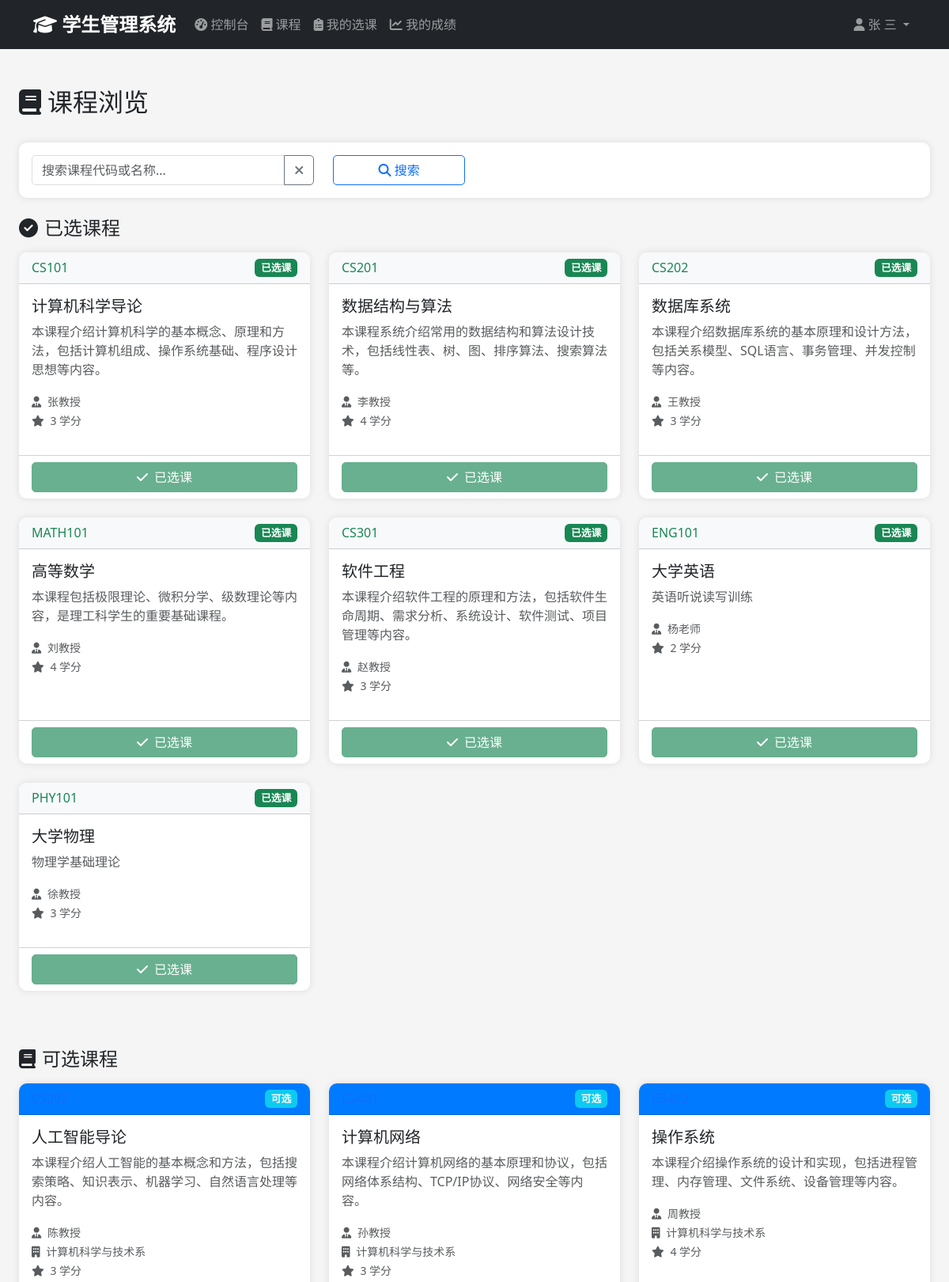
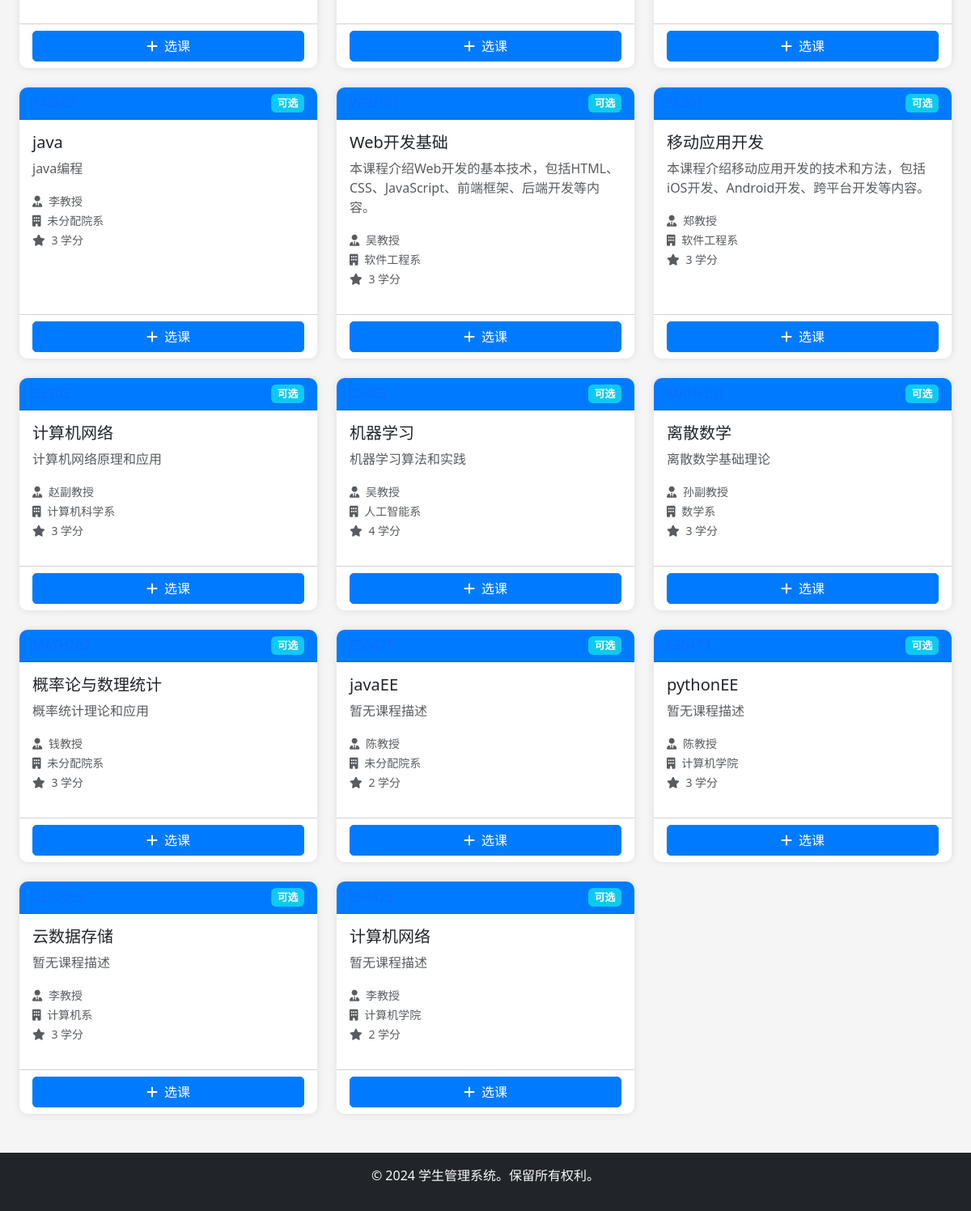
Page /student/courses (signed in) on the committed database (2 pictures, top to bottom).
### app/models/user.py (models this page shows, shortened)
class User(UserMixin, db.Model):
    __tablename__ = 'users'
    id = db.Column(db.Integer, primary_key=True)
    username = db.Column(db.String(50), unique=True, nullable=False)
    email = db.Column(db.String(100), unique=True, nullable=False)
    password_hash = db.Column(db.String(255), nullable=False)
    full_name = db.Column(db.String(100), nullable=False)
    phone = db.Column(db.String(20))
    role = db.Column(db.Enum('admin', 'student', name='user_role'), nullable=False, default='student')
    is_active = db.Column(db.Boolean, default=True)
    created_at = db.Column(db.DateTime, default=datetime.utcnow)
    updated_at = db.Column(db.DateTime, default=datetime.utcnow, onupdate=datetime.utcnow)
    administrator = db.relationship('Administrator', backref='user', uselist=False, cascade='all, delete-orphan')
    def is_admin(self):
        return self.role == 'admin'

### app/models/course.py (models this page shows, shortened)
class Course(db.Model):
    __tablename__ = 'courses'
    id = db.Column(db.Integer, primary_key=True)
    course_code = db.Column(db.String(20), unique=True, nullable=False)
    course_name = db.Column(db.String(100), nullable=False)
    description = db.Column(db.Text)
    credits = db.Column(db.Integer, nullable=False, default=3)
    department = db.Column(db.String(100))
    instructor = db.Column(db.String(100))
    created_at = db.Column(db.DateTime, default=datetime.utcnow)
    updated_at = db.Column(db.DateTime, default=datetime.utcnow, onupdate=datetime.utcnow)
    enrollments = db.relationship('Enrollment', backref='course', lazy='dynamic', cascade='all, delete-orphan')

### app/views/student.py (the view, shortened to what this page needs)
@student_bp.route('/courses')
@login_required
@student_only
def courses():
    student = Student.query.filter_by(email=current_user.email).first()
    if not student:
        flash('未找到学生记录。请联系管理员。', 'error')
        return redirect(url_for('student.dashboard'))
    search_term = request.args.get('search', '').strip()
    query = Course.query
    all_courses = query.all()
    enrolled_course_ids = [e.course_id for e in Enrollment.query.filter_by(student_id=student.id).all()]
    available_courses = [c for c in all_courses if c.id not in enrolled_course_ids]
    enrolled_courses = [c for c in all_courses if c.id in enrolled_course_ids]
    return render_template('student/courses.html',
                         available_courses=available_courses,
                         enrolled_courses=enrolled_courses,
                         search_term=search_term)

### app/views/student.py (called while the page is built)
def student_only(f):
    @wraps(f)
    def decorated_function(*args, **kwargs):
        if not current_user.is_authenticated or current_user.is_admin():
            flash('访问被拒绝。需要学生权限。', 'error')
            return redirect(url_for('auth.login'))
        return f(*args, **kwargs)
    return decorated_function

### app/templates/student/courses.html (shortened to what this page needs)
{% extends "base.html" %}
{% block content %}
<div class="container-fluid mt-4">
    <div class="d-flex justify-content-between align-items-center mb-4">
        <h2>
            <i class="fas fa-book me-2"></i>课程浏览
        </h2>
    </div>
    <div class="card mb-4">
        <div class="card-body">
            <form method="GET" action="{{ url_for('student.courses') }}" id="searchForm">
                <div class="row">
                    <div class="col-md-4">
                        <div class="input-group">
                            <input type="text" class="form-control" name="search" id="searchInput"
                                   placeholder="搜索课程代码或名称..."
                                   value="{{ request.args.get('search', '') or search_term or '' }}">
                            <button class="btn btn-outline-secondary" type="button" id="clearSearch" title="清空搜索">
                                <i class="fas fa-times"></i>
                            </button>
                        </div>
                    </div>
                    <div class="col-md-2">
                        <button type="submit" class="btn btn-outline-primary w-100">
                            <i class="fas fa-search"></i> 搜索
                        </button>
                    </div>
                </div>
            </form>
        </div>
    </div>
    {% if enrolled_courses %}
    <div class="mb-5" id="enrolledCoursesSection">
        <h4 class="mb-3">
            <i class="fas fa-check-circle me-2"></i>已选课程
        </h4>
        <div class="row">
            {% for course in enrolled_courses %}
            <div class="col-md-6 col-lg-4 mb-4">
                <div class="card h-100 border-success">
                    <div class="card-header d-flex justify-content-between align-items-center bg-light">
                        <h6 class="mb-0 text-success">{{ course.course_code }}</h6>
                        <span class="badge bg-success">已选课</span>
                    </div>
                    <div class="card-body">
                        <h5 class="card-title">{{ course.course_name }}</h5>
                        <p class="card-text text-muted">
                            {% if course.description %}
                                {{ course.description[:100] }}{% if course.description|length > 100 %}...{% endif %}
                            {% else %}
                                暂无课程描述
                            {% endif %}
                        </p>
                        <div class="mb-3">
                            <small class="text-muted">
                                <i class="fas fa-user-tie me-1"></i> {{ course.instructor or '未分配' }}
                            </small><br>
                            <small class="text-muted">
                                <i class="fas fa-star me-1"></i> {{ course.credits }} 学分
                            </small>
                        </div>
                    </div>
                    <div class="card-footer bg-transparent">
                        <button class="btn btn-success w-100" disabled>
                            <i class="fas fa-check me-2"></i>已选课
                        </button>
                    </div>
                </div>
            </div>
            {% endfor %}
        </div>
    </div>
    {% else %}
    <div class="mb-5" id="enrolledCoursesSection">
    </div>
    {% endif %}
    <div id="availableCoursesSection">
        <h4 class="mb-3">
            <i class="fas fa-book me-2"></i>可选课程
        </h4>
        <div class="row">
            {% if available_courses %}
                {% for course in available_courses %}
                <div class="col-md-6 col-lg-4 mb-4">
                    <div class="card h-100">
                        <div class="card-header d-flex justify-content-between align-items-center">
                            <h6 class="mb-0 text-primary">{{ course.course_code }}</h6>
                            <span class="badge bg-info">可选</span>
                        </div>
                        <div class="card-body">
                            <h5 class="card-title">{{ course.course_name }}</h5>
                            <p class="card-text text-muted">
                                {% if course.description %}
                                    {{ course.description[:100] }}{% if course.description|length > 100 %}...{% endif %}
                                {% else %}
                                    暂无课程描述
                                {% endif %}
                            </p>
                            <div class="mb-3">
                                <small class="text-muted">
                                    <i class="fas fa-user-tie me-1"></i> {{ course.instructor or '未分配' }}
                                </small><br>
                                <small class="text-muted">
                                    <i class="fas fa-building me-1"></i> {{ course.department or '未分配院系' }}
                                </small><br>
                                <small class="text-muted">
                                    <i class="fas fa-star me-1"></i> {{ course.credits }} 学分
                                </small>
                            </div>
                        </div>
                        <div class="card-footer bg-transparent">
                            <button type="button" class="btn btn-primary w-100 enroll-course"
                                    data-course-id="{{ course.id }}" data-course-name="{{ course.course_name }}"
                                    onclick="confirmEnroll({{ course.id }})">
                                <i class="fas fa-plus me-2"></i>选课
                            </button>
                        </div>
                    </div>
                </div>
                {% endfor %}
            {% endif %}
        </div>
    </div>
</div>
{% endblock %}

### app/templates/base.html (shortened to what this page needs)
<!DOCTYPE html>
<html lang="zh-CN">
<head>
    <link href="https://cdn.jsdelivr.net/npm/bootstrap@5.3.0/dist/css/bootstrap.min.css" rel="stylesheet">
    <link href="https://cdnjs.cloudflare.com/ajax/libs/font-awesome/6.4.0/css/all.min.css" rel="stylesheet">
    <link href="{{ url_for('static', filename='css/style.css') }}" rel="stylesheet">
</head>
<body>
    {% if current_user.is_authenticated %}
    <nav class="navbar navbar-expand-lg navbar-dark bg-dark">
        <div class="container">
            <a class="navbar-brand" href="{{ url_for('main.dashboard') }}">
                <i class="fas fa-graduation-cap"></i> 学生管理系统
            </a>
            <div class="collapse navbar-collapse" id="navbarNav">
                <ul class="navbar-nav me-auto">
                    {% if current_user.is_admin() %}
                    <li class="nav-item">
                        <a class="nav-link" href="{{ url_for('admin.dashboard') }}">
                            <i class="fas fa-tachometer-alt"></i> 控制台
                        </a>
                    </li>
                    <li class="nav-item dropdown">
                        <a class="nav-link dropdown-toggle" href="#" data-bs-toggle="dropdown">
                            <i class="fas fa-users"></i> 用户
                        </a>
                        <ul class="dropdown-menu">
                            <li><a class="dropdown-item" href="{{ url_for('admin.users') }}">所有用户</a></li>
                            <li><a class="dropdown-item" href="{{ url_for('admin.create_user') }}">创建用户</a></li>
                        </ul>
                    </li>
                    <li class="nav-item dropdown">
                        <a class="nav-link dropdown-toggle" href="#" data-bs-toggle="dropdown">
                            <i class="fas fa-user-graduate"></i> 学生
                        </a>
                        <ul class="dropdown-menu">
                            <li><a class="dropdown-item" href="{{ url_for('admin.students') }}">所有学生</a></li>
                            <li><a class="dropdown-item" href="{{ url_for('admin.create_student') }}">添加学生</a></li>
                        </ul>
                    </li>
                    <li class="nav-item dropdown">
                        <a class="nav-link dropdown-toggle" href="#" data-bs-toggle="dropdown">
                            <i class="fas fa-book"></i> 课程
                        </a>
                        <ul class="dropdown-menu">
                            <li><a class="dropdown-item" href="{{ url_for('admin.courses') }}">所有课程</a></li>
                            <li><a class="dropdown-item" href="{{ url_for('admin.create_course') }}">添加课程</a></li>
                        </ul>
                    </li>
                    <li class="nav-item dropdown">
                        <a class="nav-link dropdown-toggle" href="#" data-bs-toggle="dropdown">
                            <i class="fas fa-clipboard-list"></i> 选课
                        </a>
                        <ul class="dropdown-menu">
                            <li><a class="dropdown-item" href="{{ url_for('admin.enrollments') }}">所有选课</a></li>
                            <li><a class="dropdown-item" href="{{ url_for('admin.create_enrollment') }}">添加选课</a></li>
                        </ul>
                    </li>
                    <li class="nav-item dropdown">
                        <a class="nav-link dropdown-toggle" href="#" data-bs-toggle="dropdown">
                            <i class="fas fa-chart-line"></i> 成绩
                        </a>
                        <ul class="dropdown-menu">
                            <li><a class="dropdown-item" href="{{ url_for('admin.grades') }}">成绩列表</a></li>
                            <li><a class="dropdown-item" href="{{ url_for('admin.record_grade') }}">录入成绩</a></li>
                        </ul>
                    </li>
                    {% else %}
                    <li class="nav-item">
                        <a class="nav-link" href="{{ url_for('student.dashboard') }}">
                            <i class="fas fa-tachometer-alt"></i> 控制台
                        </a>
                    </li>
                    <li class="nav-item">
                        <a class="nav-link" href="{{ url_for('student.courses') }}">
                            <i class="fas fa-book"></i> 课程
                        </a>
                    </li>
                    <li class="nav-item">
                        <a class="nav-link" href="{{ url_for('student.enrollments') }}">
                            <i class="fas fa-clipboard-list"></i> 我的选课
                        </a>
                    </li>
                    <li class="nav-item">
                        <a class="nav-link" href="{{ url_for('student.grades') }}">
                            <i class="fas fa-chart-line"></i> 我的成绩
                        </a>
                    </li>
                    {% endif %}
                </ul>
                <ul class="navbar-nav">
                    <li class="nav-item dropdown">
                        <a class="nav-link dropdown-toggle" href="#" data-bs-toggle="dropdown">
                            <i class="fas fa-user"></i> {{ current_user.full_name }}
                        </a>
                    </li>
                </ul>
            </div>
        </div>
    </nav>
    {% endif %}
    <main class="container-fluid py-4">
        {% block content %}{% endblock %}
    </main>
    <footer class="bg-dark text-light text-center py-3 mt-auto">
        <div class="container">
            <p>&copy; 2024 学生管理系统。保留所有权利。</p>
        </div>
    </footer>
</body>
</html>

### app/static/css/style.css (style rules this page uses)
:root { --primary-color: #007bff; --secondary-color: #6c757d; --success-color: #28a745; --danger-color: #dc3545; --warning-color: #ffc107; --info-color: #17a2b8; --dark-color: #343a40; --light-color: #f8f9fa; }
body { min-height: 100vh; display: flex; flex-direction: column; background-color: #f5f5f5; font-family: 'Segoe UI', Tahoma, Geneva, Verdana, sans-serif; }
main { flex: 1; }
.navbar-brand { font-weight: bold; font-size: 1.5rem; }
.navbar-nav .nav-link { transition: color 0.3s; }
.card { border: none; border-radius: 10px; box-shadow: 0 0 10px rgba(0,0,0,0.1); transition: transform 0.3s, box-shadow 0.3s; }
.card-header { background-color: var(--primary-color); color: white; border-radius: 10px 10px 0 0 !important; font-weight: 600; }
.btn { border-radius: 5px; transition: all 0.3s; }
.btn-primary { background-color: var(--primary-color); border-color: var(--primary-color); }
.btn-success { background-color: var(--success-color); border-color: var(--success-color); }
.form-control, .form-select { border-radius: 5px; border: 1px solid #ddd; transition: border-color 0.3s, box-shadow 0.3s; }
footer { margin-top: auto; }
.badge { font-size: 0.8rem; padding: 0.4em 0.6em; }

### rows in the picture
User: full_name "张 三"
Course: course_code "CS101", course_name "计算机科学导论", description "本课程介绍计算机科学的基本概念、原理和方法，包括计算机组成、操作系统基础、程序设计思想等内容。", instructor "张教授", credits "3"
Course: course_code "CS201", course_name "数据结构与算法", description "本课程系统介绍常用的数据结构和算法设计技术，包括线性表、树、图、排序算法、搜索算法等。", instructor "李教授", credits "4"
Course: course_code "CS202", course_name "数据库系统", description "本课程介绍数据库系统的基本原理和设计方法，包括关系模型、SQL语言、事务管理、并发控制等内容。", instructor "王教授", credits "3"
Course: course_code "MATH101", course_name "高等数学", description "本课程包括极限理论、微积分学、级数理论等内容，是理工科学生的重要基础课程。", instructor "刘教授", credits "4"
Course: course_code "CS301", course_name "软件工程", description "本课程介绍软件工程的原理和方法，包括软件生命周期、需求分析、系统设计、软件测试、项目管理等内容。", instructor "赵教授", credits "3"
Course: course_code "ENG101", course_name "大学英语", description "英语听说读写训练", instructor "杨老师", credits "2"
Course: course_code "PHY101", course_name "大学物理", description "物理学基础理论", instructor "徐教授", credits "3"
Course: course_name "人工智能导论", description "本课程介绍人工智能的基本概念和方法，包括搜索策略、知识表示、机器学习、自然语言处理等内容。", instructor "陈教授", department "计算机科学与技术系", credits "3"
Course: course_name "计算机网络", description "本课程介绍计算机网络的基本原理和协议，包括网络体系结构、TCP/IP协议、网络安全等内容。", instructor "孙教授", department "计算机科学与技术系", credits "3"
Course: course_name "操作系统", description "本课程介绍操作系统的设计和实现，包括进程管理、内存管理、文件系统、设备管理等内容。", instructor "周教授", department "计算机科学与技术系", credits "4"
Course: course_name "java", description "java编程", instructor "李教授", department "未分配院系", credits "3"
Course: course_name "Web开发基础", description "本课程介绍Web开发的基本技术，包括HTML、CSS、JavaScript、前端框架、后端开发等内容。", instructor "吴教授", department "软件工程系", credits "3"
Course: course_name "移动应用开发", description "本课程介绍移动应用开发的技术和方法，包括iOS开发、Android开发、跨平台开发等内容。", instructor "郑教授", department "软件工程系", credits "3"
Course: course_name "计算机网络", description "计算机网络原理和应用", instructor "赵副教授", department "计算机科学系", credits "3"
Course: course_name "机器学习", description "机器学习算法和实践", instructor "吴教授", department "人工智能系", credits "4"
Course: course_name "离散数学", description "离散数学基础理论", instructor "孙副教授", department "数学系", credits "3"
Course: course_name "概率论与数理统计", description "概率统计理论和应用", instructor "钱教授", department "未分配院系", credits "3"
Course: course_name "javaEE", description "暂无课程描述", instructor "陈教授", department "未分配院系", credits "2"
Course: course_name "pythonEE", description "暂无课程描述", instructor "陈教授", department "计算机学院", credits "3"
Course: course_name "云数据存储", description "暂无课程描述", instructor "李教授", department "计算机系", credits "3"
Course: course_name "计算机网络", description "暂无课程描述", instructor "李教授", department "计算机学院", credits "2"
